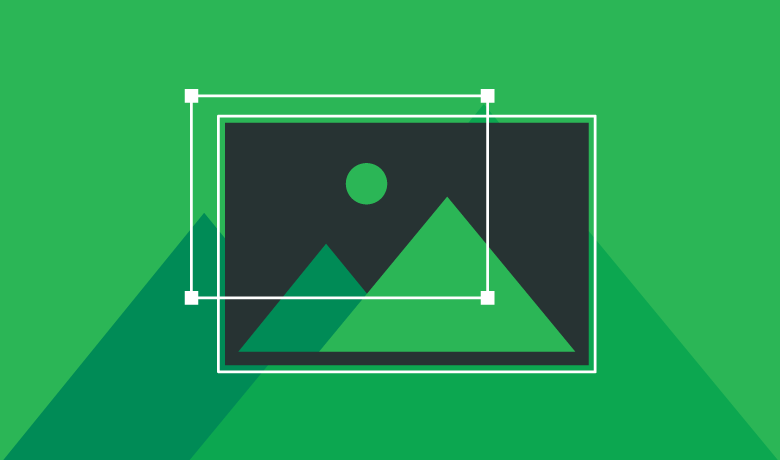
#> input picture Tutorials/Assets/image.jpeg, 780 x 460 px, found by its file name
$ python Tutorial_01.py
#> lines starting #> are read from the running program, lines starting #| are printed output that depends on the picture
import cv2

# OpenCV basics

# cv2 can open jpg and png and possibly svg files
# by default cv2 is going to load your image in BGR colour pallete
# all we do is need to tell python where the image is located and format we want it in
# we can choose between greyscale, regular coloured image, without considering transparency

# Importing the image
# this is loading the image
img = cv2.imread('Tutorials/Assets/image.jpeg', 0)
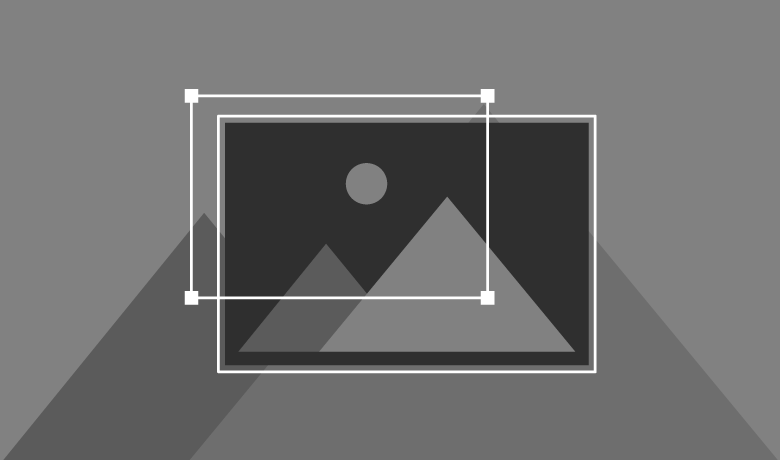
#> img: shape (460, 780); min 47, max 255, mean 111.1

"""
cv2.IMREAD_COLOUR (-1) loads a colour image, any transparency will be neglected
cv2.IMREAD_GREYSCALE (0) loads an image in grey scale mode
cv2.IMREAD_UNCHANGED (1) loads an image as such including alpha channel (if it has transparency it will honour that)
"""

# Displaying the image
img = cv2.resize(img, (400, 400))  # this resizes the image to 400 by 400
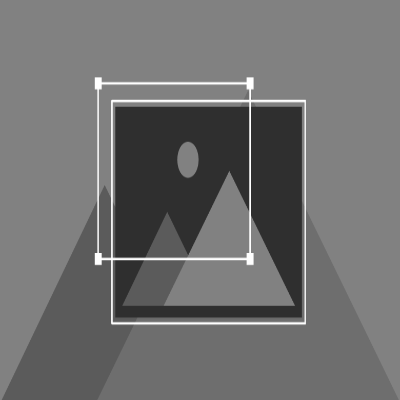
#> img: shape (400, 400); min 47, max 255, mean 111.2
# allows for rotation of the image
img = cv2.rotate(img, cv2.ROTATE_90_COUNTERCLOCKWISE)
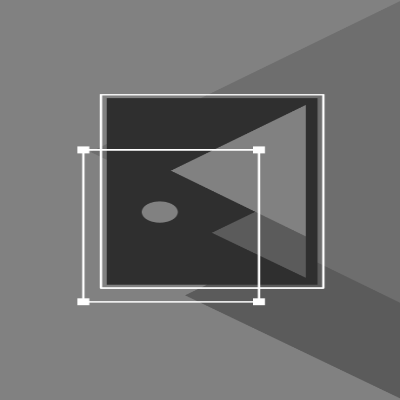
#> img: shape (400, 400); min 47, max 255, mean 111.2


cv2.imshow('image', img)  # displays the image to the output window
cv2.imwrite('new_img.jpg', img)  # writes the image to a new file


cv2.waitKey(10000)
# this will wait an amount of time specified (or if a key is pressed then skip to the next line,
# if we put 0 it waits until key is pressed
cv2.destroyAllWindows()  # destroys all the windows so they don't keep building up
